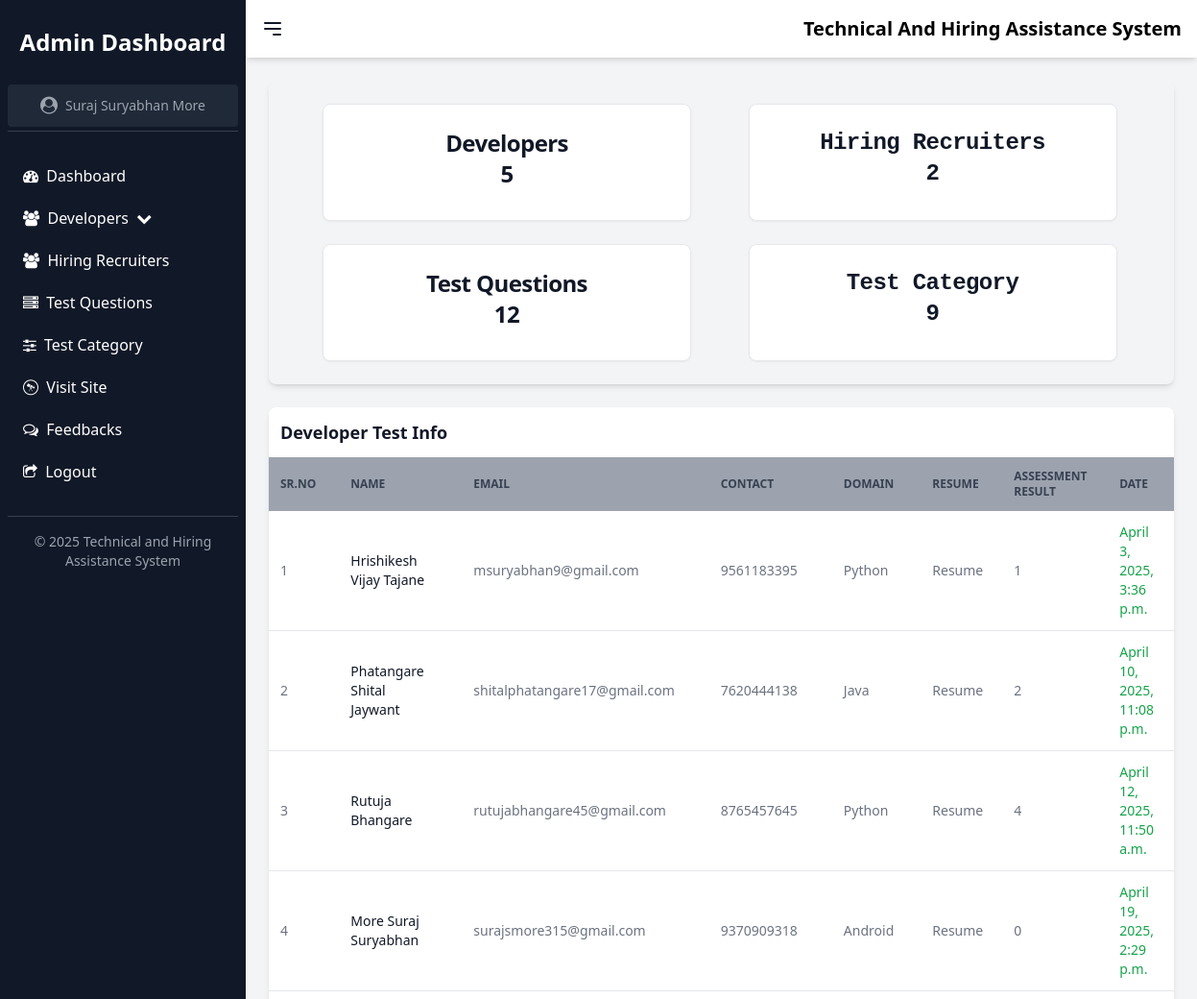
Screenshot of /Admin1 (signed in) with the database file from the repository.
### myapp/models.py (models this page shows)
class Admin(models.Model):
    Name = models.CharField(max_length=100)
    Email = models.CharField(max_length=100)
    Password = models.CharField(max_length=100)
    Role = models.CharField(max_length=100)
    Contact = models.IntegerField()

class domain(models.Model):
    name = models.CharField(max_length=50)
    email = models.CharField(max_length=70)
    contact = models.IntegerField()
    domain = models.CharField(max_length=50)
    resume = models.FileField(upload_to="Resume")
    mark = models.IntegerField(default=0)
    date = models.DateTimeField()

### myapp/views.py (the view)
# urls.py: path('Admin1',views.admin),
def admin(request):
    if request.session.get('username2') is not None:
        email = request.session.get('username2')
        admin = Admin.objects.values_list('Name', flat=True).first()
        data = domain.objects.all()
        count1 = developer.objects.count()
        count2 = hr.objects.count()
        count3 = question.objects.count()
        count4 = category.objects.count()
        return render(request,"Admin/admin.html",{'admin':admin,'data':data,'data1':count1,'data2':count2,
                                                  'data3':count3,'data4':count4})
    else:
        return redirect("/admin_login")

### templates/Admin/admin.html (shortened to what this page needs)
<!DOCTYPE html>
<html lang="en">
<head>
    <script src="https://cdn.tailwindcss.com"></script>
    <link rel="stylesheet" href="https://cdnjs.cloudflare.com/ajax/libs/font-awesome/4.7.0/css/font-awesome.min.css">
</head>
<body class="bg-gray-100 flex">
    <div id="sidebar" class="bg-gray-900 text-white w-64 space-y-6 py-7 px-2 h-screen fixed left-0 top-0 transform -translate-x-full md:translate-x-0 transition duration-200 ease-in-out z-50 overflow-y-auto">
        <h1 class="text-2xl font-semibold text-center">Admin Dashboard</h1>
      <header class="text-center text-gray-400 text-sm py-1 border-b border-gray-700">
        <div class="flex items-center justify-center bg-gray-800 rounded">
            <a href="admin_profile"><button id="profile-btn" class="flex  items-center space-x-2 w-full hover:bg-gray-700 p-2 rounded transition">
             <i class="fa fa-user-circle text-lg"></i>
            <span>{{ admin }}</span>
            </button></a>
        </div>
      </header>
        <nav>
            <a href="Admin1" class="block py-2.5 px-4 rounded transition duration-200 hover:bg-gray-700 menu-item"><i class="fa fa-dashboard"></i>&nbsp Dashboard</a>
             <div class="relative">
                <button id="user-dropdown-btn" class="block w-full text-left py-2.5 px-4 rounded transition duration-200 hover:bg-gray-700 menu-item1"><i class="fa fa-users"></i>&nbsp Developers &nbsp<i class="fa fa-chevron-down"></i></button>
            </div>
            <a href="hr" class="block py-2.5 px-4 rounded transition duration-200 hover:bg-gray-700 menu-item"><i class="fa fa-users"></i>&nbsp Hiring Recruiters</a>
            <a href="test" class="block py-2.5 px-4 rounded transition duration-200 hover:bg-gray-700 menu-item"><i class="fa fa-server"></i>&nbsp Test Questions</a>
            <a href="test_cate" class="block py-2.5 px-4 rounded transition duration-200 hover:bg-gray-700 menu-item"><i class="fa fa-sliders"></i>&nbsp Test Category</a>
            <a href="/" class="block py-2.5 px-4 rounded transition duration-200 hover:bg-gray-700 menu-item"><i class="fa fa-wpexplorer"></i>&nbsp Visit Site</a>
            <a href="feedback" class="block py-2.5 px-4 rounded transition duration-200 hover:bg-gray-700 menu-item"><i class="fa fa-comments-o"></i>&nbsp Feedbacks</a>
            <a href="admin_logout" class="block py-2.5 px-4 rounded transition duration-200 hover:bg-gray-700 menu-item"><i class="fa fa-share-square-o"></i>&nbsp Logout</a>
        </nav>
        <footer class="text-center text-gray-400 text-sm py-4 border-t border-gray-700">
            &copy; 2025 Technical and Hiring Assistance System
        </footer>
    </div>
    <div class="flex-1 flex flex-col ml-0 md:ml-64 transition-all duration-200 ease-in-out" id="main-content">
        <header class="bg-white shadow-md p-4 flex justify-between items-center sticky top-0 z-40">
            <button id="menu-btn" class="text-gray-900 focus:outline-none">
                <svg class="w-6 h-6" fill="none" stroke="currentColor" viewBox="0 0 24 24" xmlns="http://www.w3.org/2000/svg">
                    <path stroke-linecap="round" stroke-linejoin="round" stroke-width="2" d="M4 6h16M4 12h16m-7 6h7"></path>
                </svg>
            </button>
            <h2 class="text-xl font-semibold">Technical And Hiring Assistance System</h2>
        </header>
        <main class="p-6 overflow-auto h-screen">
            <div class="relative overflow-x-auto shadow-md sm:rounded-lg"><br>
                <div class="grid grid-flow-col grid-rows-1 ">
                  <a href="dev" class="ml-14  block w-96 p-6 bg-white border border-gray-200 rounded-lg shadow-sm hover:bg-gray-100 dark:bg-gray-800 dark:border-gray-700 dark:hover:bg-gray-700">
                      <h5 class="mb-2 text-2xl font-bold tracking-tight text-gray-900 dark:text-white text-center content-center">  Developers <br>{{ data1 }}</h5>
                  </a>
                  <a href="hr" class=" block w-96 p-6 bg-white border border-gray-200 rounded-lg shadow-sm hover:bg-gray-100 dark:bg-gray-800 dark:border-gray-700 dark:hover:bg-gray-700">
                      <h5 class="mb-2 text-2xl font-bold tracking-tight text-gray-900 dark:text-white"><center><pre> Hiring Recruiters <br>{{ data2 }}</pre></center></h5>
                  </a>
                </div>
                <br>
                <div class="grid grid-flow-col grid-rows-1 gap-">
                  <a href="test" class="ml-14 block w-96 p-6 bg-white border border-gray-200 rounded-lg shadow-sm hover:bg-gray-100 dark:bg-gray-800 dark:border-gray-700 dark:hover:bg-gray-700">
                      <h5 class="mb-2 text-2xl font-bold tracking-tight text-gray-900 dark:text-white text-center content-center"> Test Questions <br>{{ data3 }}</h5>
                  </a>
                  <a href="test_cate" class=" block w-96 p-6 bg-white border border-gray-200 rounded-lg shadow-sm hover:bg-gray-100 dark:bg-gray-800 dark:border-gray-700 dark:hover:bg-gray-700">
                      <h5 class="mb-2 text-2xl font-bold tracking-tight text-gray-900 dark:text-white"><center><pre> Test Category <br>{{ data4 }}</pre></center></h5>
                  </a>
                </div>
                <br>
            </div>
            <br>
            <div class="relative overflow-x-auto shadow-md sm:rounded-lg">
                <table class=" w-full text-sm text-left text-gray-500">
                    <caption class="p-3 text-lg font-semibold text-left rtl:text-right text-gray-900 bg-white dark:text-white dark:bg-gray-800">
                       Developer Test Info
                    </caption>
                    <thead class="text-xs text-gray-700  uppercase bg-gray-400">
                        <tr>
                            <th scope="col" class="px-3 py-3">Sr.No</th>
                            <th scope="col" class="px-6 py-3">Name</th>
                            <th scope="col" class="px-6 py-3">Email</th>
                            <th scope="col" class="px-6 py-3">Contact</th>
                            <th scope="col" class="px-6 py-3">Domain</th>
                            <th scope="col" class="px-4 py-3">Resume</th>
                            <th scope="col" class="px-4 py-3">Assessment Result</th>
                            <th scope="col" class="px-4 py-3">Date</th>
                        </tr>
                    </thead>
                    <tbody>
                    {% for i in data %}
                        <tr class="bg-white border-b">
                            <td class="px-3 py-3">{{ forloop.counter }}</td>
                            <td class="px-6 py-3 font-medium text-gray-900">{{ i.name }}</td>
                            <td class="px-6 py-3">{{ i.email }}</td>
                            <td class="px-6 py-3">{{ i.contact }}</td>
                            <td class="px-6 py-3">{{ i.domain }}</td>
                            <td class="px-4 py-3"><a href="media/{{ i.resume }}">Resume</a></td>
                            <td class="px-4 py-3">{{ i.mark }}</td>
                            <td class="px-4 py-3 text-green-600">{{ i.date }}</td>
                        </tr>
                    {% endfor %}
                    </tbody>
                </table>
            </div>
        </main>
    </div>
</body>
</html>

### rows the page displays
Admin: Name "Suraj Suryabhan More"
domain: name "Hrishikesh Vijay Tajane", email "msuryabhan9@gmail.com", contact "9561183395", domain "Python", mark "1", date "April 3, 2025, 3:36 p.m."
domain: name "Phatangare Shital Jaywant", email "shitalphatangare17@gmail.com", contact "7620444138", domain "Java", mark "2", date "April 10, 2025, 11:08 p.m."
domain: name "Rutuja Bhangare", email "rutujabhangare45@gmail.com", contact "8765457645", domain "Python", mark "4", date "April 12, 2025, 11:50 a.m."
domain: name "More Suraj Suryabhan", email "surajsmore315@gmail.com", contact "9370909318", domain "Android", mark "0", date "April 19, 2025, 2:29 p.m."

### other values shown
{{ data1 }} "5"
{{ data2 }} "2"
{{ data3 }} "12"
{{ data4 }} "9"
